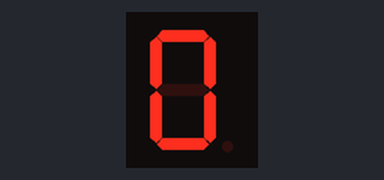
Bench run of a sketch on a simulated Arduino Uno, built with avr-gcc and run on an emulated ATmega328P. On the bench: 1-digit seven-segment display. Wiring (inferred from the names in the program): 1-digit 7-segment display, segments lit when HIGH: segments pin 2, pin 3, pin 4, pin 5, pin 6, pin 7, pin 8. The segment pins are drawn as the display they are named for.

Above: at 0.1 s.
At 4.1 s:
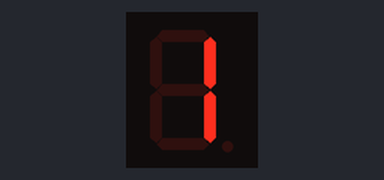
At 8.1 s:
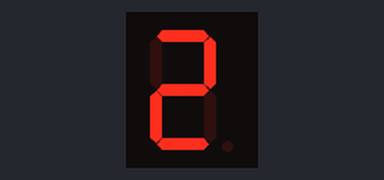
At 16.1 s:
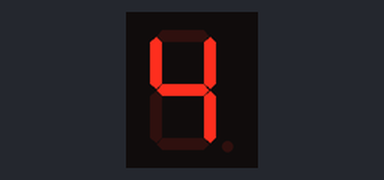
At 24.1 s:
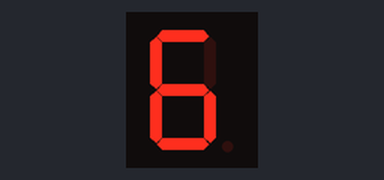
At 32.1 s:
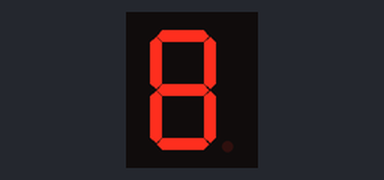

The sketch:

1_digit_7_segment_switch_case.ino
```cpp
const int a = 2;
const int b = 3;
const int c = 4;
const int d = 5;
const int e = 6;
const int f = 7;
const int g = 8;
// defining the letter segemnts with their selected pin

int seg[]={2,3,4,5,6,7,8};
int zero[]={1,1,1,1,1,1,0};
int one[]={0,1,1,0,0,0,0};
int two[]={1,1,0,1,1,0,1};
int three[]={1,1,1,1,0,0,1};
int four[]={0,1,1,0,0,1,1};
int five[]={1,0,1,1,0,1,1};
int six[]={1,0,1,1,1,1,1};
int seven[]={1,1,1,0,0,0,0};
int eight[]={1,1,1,1,1,1,1};
int nine[]={1,1,1,1,0,1,1};

// array set with the formation of the different digits using the segments


void setup() {
  // put your setup code here, to run once:
for (int i=2; i<9; i++){
  pinMode(i,OUTPUT);
 //pinMode(seg[i],OUTPUT);
}
// placing the pins as outputs
}

void sefer(){
for(int j=0; j<7;j++){
  digitalWrite(seg[j],zero[j]);
}
delay(2000);
}

void wahad(){
for(int j=0; j<7;j++){
  digitalWrite(seg[j],one[j]);
}
delay(2000);
}

void ethnayn(){
for(int j=0; j<7;j++){
  digitalWrite(seg[j],two[j]);
}
delay(2000);
}

void thalatha(){
for(int j=0; j<7;j++){
  digitalWrite(seg[j],three[j]);
}
delay(2000);
}

void arbaa(){
for(int j=0; j<7;j++){
  digitalWrite(seg[j],four[j]);
}
delay(2000);
}

void khamsa(){
for(int j=0; j<7;j++){
  digitalWrite(seg[j],five[j]);
}
delay(2000);
}

void seeta(){
for(int j=0; j<7;j++){
  digitalWrite(seg[j],six[j]);
}
delay(2000);
}

void sabaa(){
for(int j=0; j<7;j++){
  digitalWrite(seg[j],seven[j]);
}
delay(2000);
}

void thamaniya(){
for(int j=0; j<7;j++){
  digitalWrite(seg[j],eight[j]);
}
delay(2000);
}

void tesaa(){
for(int j=0; j<7;j++){
  digitalWrite(seg[j],nine[j]);
}
delay(2000);
}

void loop(){
for (int i=0; i<9;i++)
switch(i){

case 0:
sefer();
delay(2000);
break;

case 1:
wahad();
delay(2000);
break;

case 2:
ethnayn();
delay(2000);
break;

case 3:
thalatha();
delay(2000);
break;

case 4:
arbaa();
delay(2000);
break;

case 5:
khamsa();
delay(2000);
break;

case 6:
seeta();
delay(2000);
break;

case 7:
sabaa();
delay(2000);
break;

case 8:
thamaniya();
delay(2000);
break;

case 9:
tesaa();
delay(2000);
break;
}
}
```

Measured:
- what the display in image 1 shows lasts 4.0 s, from 4.0 s to 8.0 s
